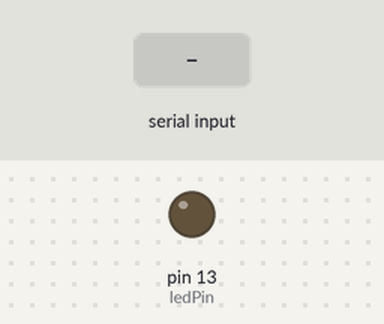
The sketch below on a simulated Arduino Uno, built with avr-gcc and run on an emulated ATmega328P. On the bench: output pins drawn as LEDs (lit = HIGH). The test bench sets the inputs (shaded band). What the sketch prints to the serial monitor is not drawn.

Above: at 0.8 s.
0.9 s: "90,45\n" received over Serial
At 1.7 s:
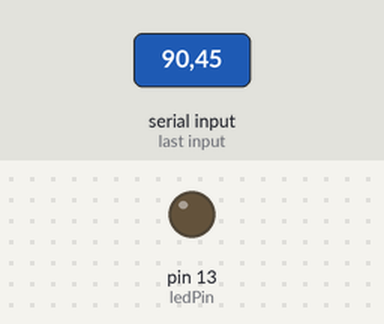
2.4 s: "1" received over Serial
At 2.8 s:
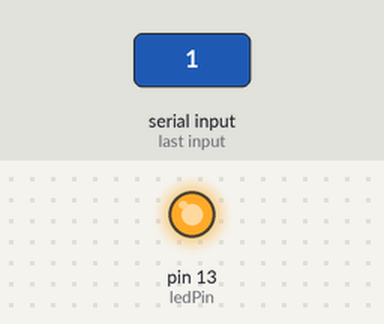
3.9 s: "2" received over Serial
At 5.1 s:
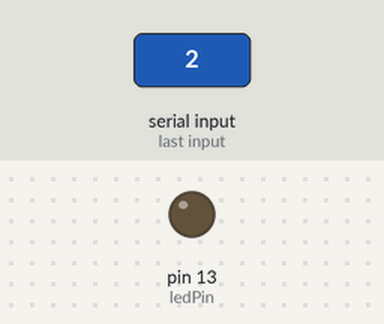
5.4 s: "30,150\n" received over Serial
At 6.4 s:
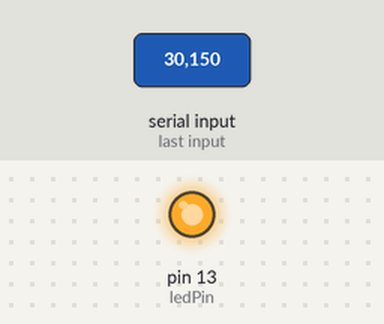
6.9 s: "200\n" received over Serial
At 7.4 s:
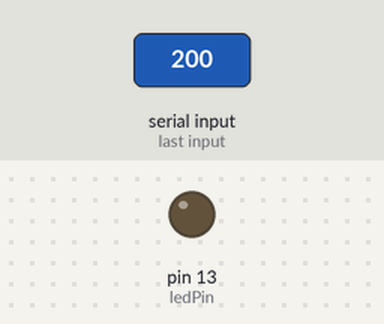
Timing chart, 0 to 9.4 s (numbered marks = the images above; inputs shaded):
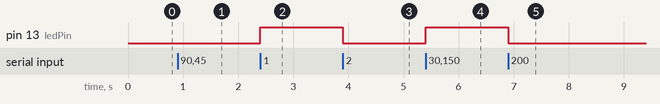

Measured:
- after the input at 0.9 s, pin 13 (ledPin): stays LOW (without the input it goes to HIGH after 0.10 s)
- after the input at 2.4 s, pin 13 (ledPin): LOW → HIGH at once
- after the input at 3.9 s, pin 13 (ledPin): HIGH → LOW at once
- after the input at 5.4 s, pin 13 (ledPin): LOW → HIGH at once
- after the input at 6.9 s, pin 13 (ledPin): HIGH → LOW at once

The sketch:

ArduinoCOM_Code.ino
```cpp
/*
 *  Refer the binary codes for speed and
 *  0000 is universal acknowledgement signal
 *  handshake signal binary(int) 0000 sent from the arduino
 *  handshake signal binary(int) 1111 sent from the computer
 *  0101 full thrust forward
 *  0111 right turn
 *  1101 left turn
 *  0001 stop
 *
 *  As of now the universal codes havn't been implemented yet.
 *  Arduino starts sending 0 on startup
 *  Contact is established when Computer sends 0
 *
 *  1-Start
 *  2-Stop
*/
int ledPin=13;
int incomingData=0;

void setup()
{
  Serial.begin(9600);
  pinMode(ledPin,OUTPUT);
  establishContact();
  while(!Serial);
}

void loop()
{
  while(Serial.available() == 0) ;

  incomingData=Serial.read();
  if(incomingData == '1')
  {
    digitalWrite(ledPin, HIGH);
    Serial.println(incomingData-'0');
    Serial.println("ON");
    Serial.write(0000);
  }
  else if(incomingData == '2')
  {
    digitalWrite(ledPin, LOW);
    Serial.println(incomingData-'0');
    Serial.println("OFF");
    Serial.write(0000);
  }
  incomingData=-1;
  Serial.flush();
}

void establishContact()
{
  int lastTime=millis();
  int currentTime=millis();
  int pinState=LOW;
  while(Serial.read()!= '0')
  {
      Serial.println(0);
      Serial.flush();
      currentTime=millis();
      if(currentTime-lastTime >= 500)
      {
        lastTime=millis();
        digitalWrite(ledPin,pinState);
        pinState=(pinState==HIGH)?LOW:HIGH;//Switches between HIGH and LOW
      }
  }
  Serial.println(0);
  Serial.println("ESTABLISHED CONTACT");
  Serial.flush();
}
```
